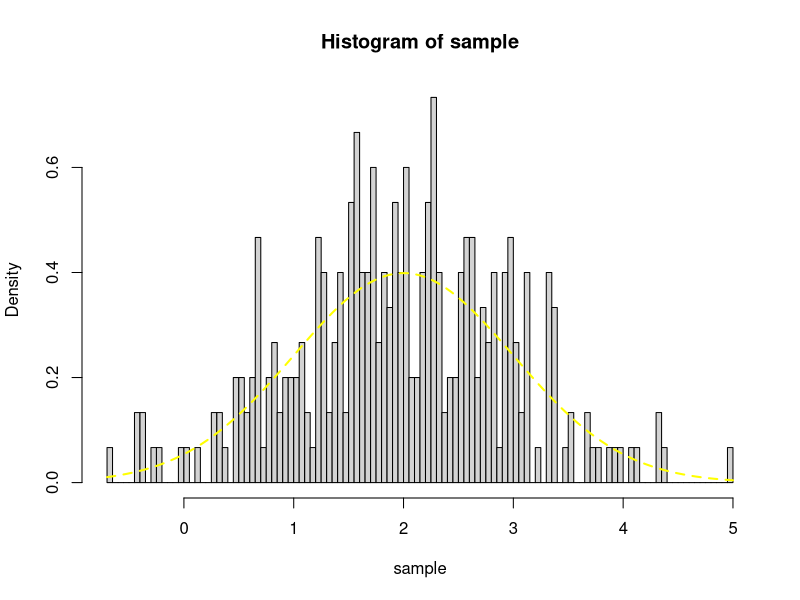
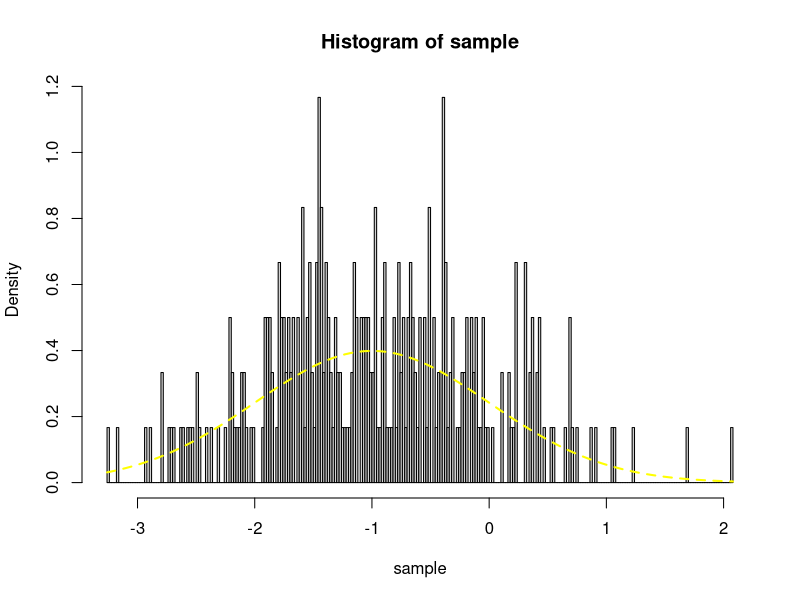
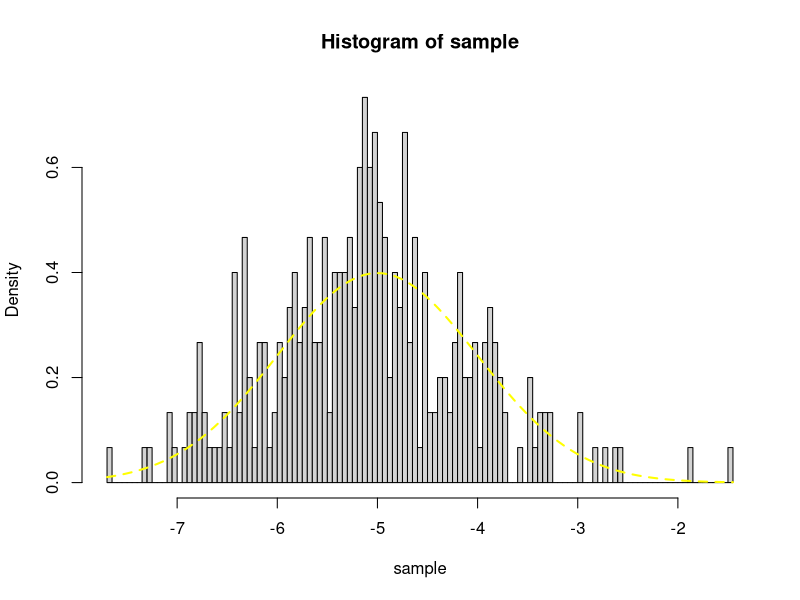
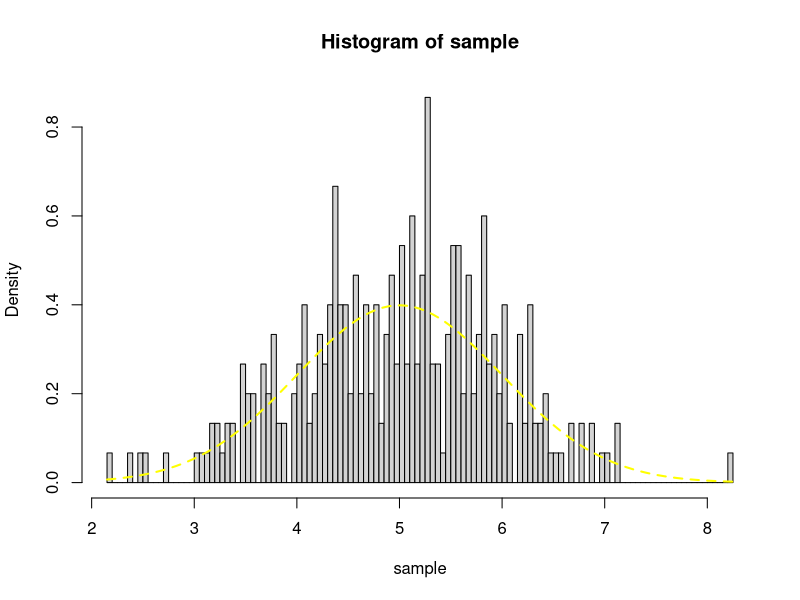
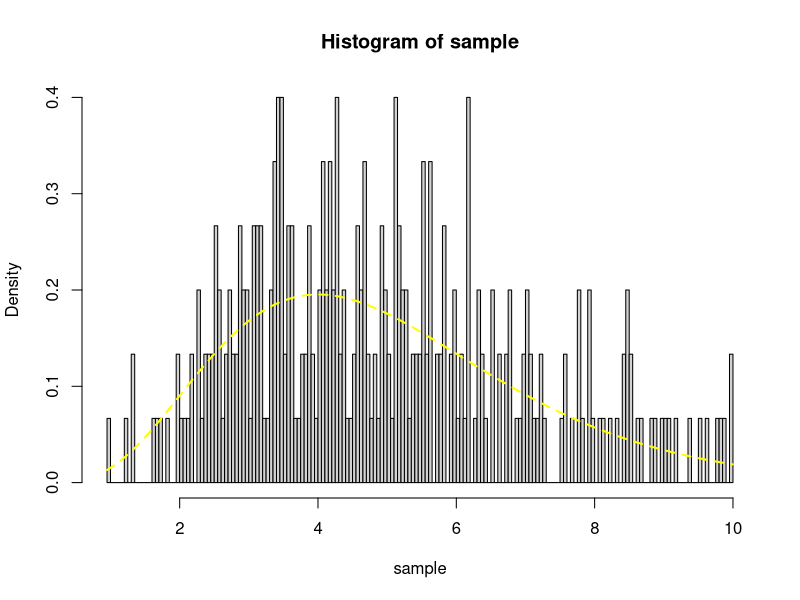
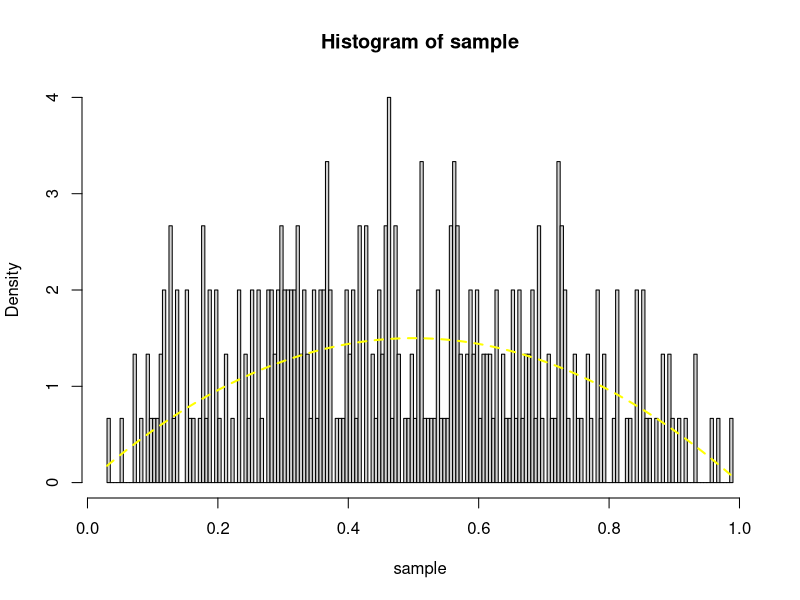

Source code (R) for these figures, in order: (Note: a time limit stopped this script after it produced the figures.)
## ---- chunk 1
library(rlang)
library(pracma)
## ---- chunk 2
logfunc <- function(func_x){
  # docstring
    # simply 'log's the function that you want
    # func_x is the function that you want to 'log'
  log_func <- function(x) {}
  old_f <- rlang::get_expr(body(func_x))
  body(log_func) <- rlang::get_expr(quo(log(!!old_f)))
  return(log_func)
}

numeric_first_d <- function(f, x){
  # docstring
    # this function numerically calculates first derivative
    # f is the underlying function
    # x is where we want to evaluate
    # below we are taking limit as h goes to 0
  h <- .Machine$double.eps^(1/4)
  numerator <- f(x+h) - f(x)
  denominator <- h
  val <- numerator / denominator
  return(val)
}

numeric_sec_deri <- function(f, x){
  # docstring
    # some functions are hard to derive the second derivative
    # so this calculates second derivative value numerically
    # f is the underlying function
    # x is where we want to evaluate
    # below we are taking limit as h goes to 0
  h <- .Machine$double.eps^0.25
  numerator <- f(x+h) - 2*f(x) + f(x-h)
  denominator <- h^2
  val <- numerator / denominator
  return(val)
}

## ---- chunk 3

# D denotes the domain of f(x)
# Choose k starting abscissae
# From pg 342: "In general we have found two starting abscissae (k = 2) to be necessary and sufficient for computational efficiency."



    # need some ways to specify x_1 and x_k
    # better to find x_1 as small as possible as long as derivative is positive and density is positive
starting_x1 <- function(func_x, min_x, max_x){
  
  # First case
  if (is.finite(min_x) && is.finite(max_x)){ # case when max and min of x are given and FINITE
    opt <- optimize(function(x) func_x(x), 
                    c(min_x, max_x), 
                    maximum = TRUE)$maximum
    left <- as.vector(quantile(c(min_x, opt, max_x), 0.49))
    right <- as.vector(quantile(c(min_x, opt, max_x), 0.51))
    return(c(left, right))
    
    # Second case  
  } else if ( (is.infinite(min_x) == TRUE || is.na(min_x)==TRUE)  # min is missing or infinte
             && is.finite(max_x) == TRUE ) {
    min_x <- -100
    opt <- optimize(function(x) func_x(x), 
           c(min_x, max_x), 
           maximum = TRUE)$maximum
  left <- as.vector(quantile(c(min_x, opt, max_x), 0.49) )
  right <- as.vector(quantile(c(min_x, opt, max_x), 0.51) )
  return(c(left, right))
  } else if ( (is.infinite(max_x) == TRUE || is.na(max_x)==TRUE) # max is missing or infinite
              && is.finite(min_x)==TRUE ) {
    max_x <- 100
    opt <- optimize(function(x) func_x(x), 
                    c(min_x, max_x), 
                    maximum = TRUE)$maximum
    left <- as.vector(quantile(c(min_x, opt, max_x), 0.49) )
    right <- as.vector(quantile(c(min_x, opt, max_x), 0.51) )
    return(c(left, right))
  } else {
    max_x <- 100
    min_x <- -100
    opt <- optimize(function(x) func_x(x), 
                    c(min_x, max_x), 
                    maximum = TRUE)$maximum
    left <- as.vector(quantile(c(min_x, opt, max_x), 0.49) )
    right <- as.vector(quantile(c(min_x, opt, max_x), 0.51) )
    return(c(left, right))
  }
}

## ---- chunk 4
### basic function structure
ars <- function(n, f, min, max, sp = NA){

  
  # Input validation for sample size and domain
  if (n <= 0 || !is.numeric(n)) 
    stop("Please enter positive integers for sample size.")
  if (min >= max || !is.numeric(min) || !is.numeric(max) ) 
    stop("Please input valid domain.")
  
  # create normalized density
  g_func <- function(f, x){
    # docstring:
    # f is the underlying density function
    # left_b and right_b are lower and upper bound, respectively
    # x is where you want to evaluate
    # after calculating the normalizing constant c  
    # this function simply creates g as described in the paper
    
    c <- integrate(f, min, max)$value #normalizing constant
    g <- f(x) / c
    return(g)
  }
  
  # Create the log of the normalized density
  h <- function(x) {log(g_func(f,x))}
  # Create the function for evaluating the derivative of the h function
  dh <- function(x) {pracma::fderiv(h, x, 1)}
  # Check if the user provides starting points
  if(sum(is.finite(sp)) < length(sp)) {sp = starting_x1(f, min, max)}
  # Check if the starting points are in opposite sides of the density's maximum
  if( prod(dh(sp)) > 0 ) {stop("Starting points must be in opposite sides the maximum")}
  sp <- sort(sp)
  # Initialize sample
  sample <- numeric(n)
  #adjust for the uniform density case
  if (prod(dh(sp) == 0) == 1) { sample <- runif(n, min, max); return(sample)} else {
  
  # Evaluate the upper hull at a specific point
  u_func = function(x, sp) 
  {
    # docstring
    # function calculates the upper hull piece corresponding to 
    # the data sampled from Sk
    # sp is the starting points
    # x is the sampled point
    z <- numeric(length(sp) + 1)
    z[1] <- min
    z[length(z)] <- max
    z_middle <- sort(z(sp))
    z[2:(length(z)-1)] <- z_middle
    index = findInterval(x, z)
    u <- h(sp[index]) + (x - sp[index])*dh(sp[index])
    return(u)
  }
  
  # Evaluate the lower hull at a specific point
  l_func <- function(x, sp) {
    # docstring
    # function calculates the lower hull piece corresponding to 
    # the data sampled from Sk, set to -inf if x<x1 or x>xk
    # sp is the starting points
    # x is the sampled point
    index <- findInterval(x, sp)
    l <- 0
    if (index == 0 | index == length(sp) ){
      l <- -Inf}
    else {
      l<- ((sp[index + 1] - x) * h(sp[index]) + (x - sp[index]) * h(sp[index + 1])) / 
        (sp[index + 1] -sp[index])} 
    
    return(l)
  }
  
  # Calculate the vector of Z's
  z <- function(support)
  {
    x0 <- head(support, n=-1)
    x1 <- tail(support, n=-1)
    zed <- x0 + (h(x0) - h(x1) + (x1 - x0)*dh(x1)) / (dh(x1) - dh(x0))
    return(zed)	
  }
  
  # Store all the upper hull pieces at one place
  u_k = function(y, support) 
  {
    u_plus = rep(0, length(y))
    zed = z(support)
    
    piecewise.idx = findInterval(y, c(min, zed, max))
    npieces = length(zed) + 2
    for(pidx in 1:npieces){
      yp = y[piecewise.idx == pidx]
      xx = h(support[pidx]) + (yp - support[pidx])*dh(support[pidx])
      u_plus[piecewise.idx == pidx] = xx
    }
    return(u_plus)
  }
 
  # Calculate the probability of intervals
  plus.cdf <- function(sp) {
   #docstring
#for each starting points, we calculate the value of cdf from zi to zi+1. 
#we store this as a list, each element corresponding to the cdf of that interval.
##we normalise the cdf by dividing by its sum.
    
    zed = c(min,z(sp),max)
    l = length(zed) - 1
    cdf_vals = numeric(l)
    
    for (i in 1:l) {
      x_j = sp[i]
      cdf_vals[i] = exp(h(x_j))/dh(x_j) * ( exp((zed[i+1] - x_j)*dh(x_j)) - exp((zed[i] - x_j)*dh(x_j)) )}
    
    normaliser <- sum(cdf_vals)
    return(cdf_vals/normaliser)
  }

 #function to generate xstar from s_k
s_k_sample <- function(sp) {
#docstring
#sampling from cdf: we pick the cdf interval from which to sample from with probability equal to its value
#then we sample a point from that interval uniformly.
  zed <- c(min,z(sp),max)
  probs <- plus.cdf(sp)
  
  i <- sample(length(sp), size = 1, prob = probs)
  u <- (runif(1) * probs[i])
  #return(y)
  tmp = (u* dh(sp[i]) / exp(h(sp[i]))) + exp( (zed[i] - sp[i])*dh(sp[i]) )
  y <- ifelse(is.nan(log(tmp)), (tmp-1) - (1/2)*(tmp-1)^2 + (1/3)*(tmp-1)^3, log(tmp)) 
  y =  (y / dh(sp[i])) + sp[i]
  return(y)
  
}
  #check logconcave
  logconcav_check <- function(sp){ #x is starting points given
    # docstring
    # This function finds out numerical value of the second derivative
    # at x of the function 
    # if all of the numerical values are negative, then this function
    # tells us that the func is log concave. vice versa
    x_1 <- sp[-1]
    x_0 <- sp[-length(sp)]
    result <- dh(x_1) - dh(x_0)
    result[which(is.nan(result))] = -Inf
    l <- 0
    if (max(result) <= 0) {     # if max is less than zero, then all are
      l <- TRUE
    } else {                   # case one or more second derivative evaluation is positive
      l <- FALSE
    }
    return(l)
  }
  
  
  ## begin sampling
  
  for( i in 1:n){
    
    accept = 0
    check = 0
    
    # proceed to sample until one point is accepted by the squeezing/rejection tests
    while(!accept){
      
      u <- runif(1)
      xstar <- s_k_sample(sp)
      
      # squeezing and rejection tests
      if (u <= exp(l_func(xstar, sp) - u_func(xstar, sp))) { 
        accept = 1 
      } else if (u <= exp(h(xstar) - u_func(xstar, sp))) { 
        accept = 1 
        # include xstar in starting points 
        sp <- sort(c(sp, xstar))
        # check the log_concavity of the density for updated starting points
        check <- logconcav_check(sp)
        if (!check) { stop("The function isn't log concave. Please input a log concave function")}
      }
    }
    
    sample[i] = xstar
  }
  
  hist(sample, breaks = 200, probability = T)
  curve(f, add = T, col = "yellow", lty = 2, lwd = 2)
  return(sample)
    }
  }
## ---- chunk 5
# Checking
ars(300, f = function(x) dnorm(x, 2), -Inf, Inf, c(-2, 3))
ars(300, f = function(x) dnorm(x, -1), -10, 10, c(-2, 1))
ars(300, f = function(x) dnorm(x,-5), -10, 10, c(-8, 2)) 
ars(300, f = function(x) dnorm(x,5), -10, 10, c(-1, 7))
ars(300, f = function(x) dgamma(x, 5), 0, 10, c(2,5))
ars(300, f = function(x) dbeta(x,2,2), 0, 1, c(0.1,0.6))

# not working 
ars(20, f = function(x) x^2, -100, 100, c(-2,10)) #xstar is NaN in this case

# non log concave function input
ars(20, f = function(x) dt(x,3), -100, 100, c(-2,10)) # gives us the correct error


# timing
system.time(ars(1000, f = function(x) dnorm(x, 2), -Inf, Inf, c(-2, 3)))
 # user    system elapsed 
 # 12.966   0.140  13.283
